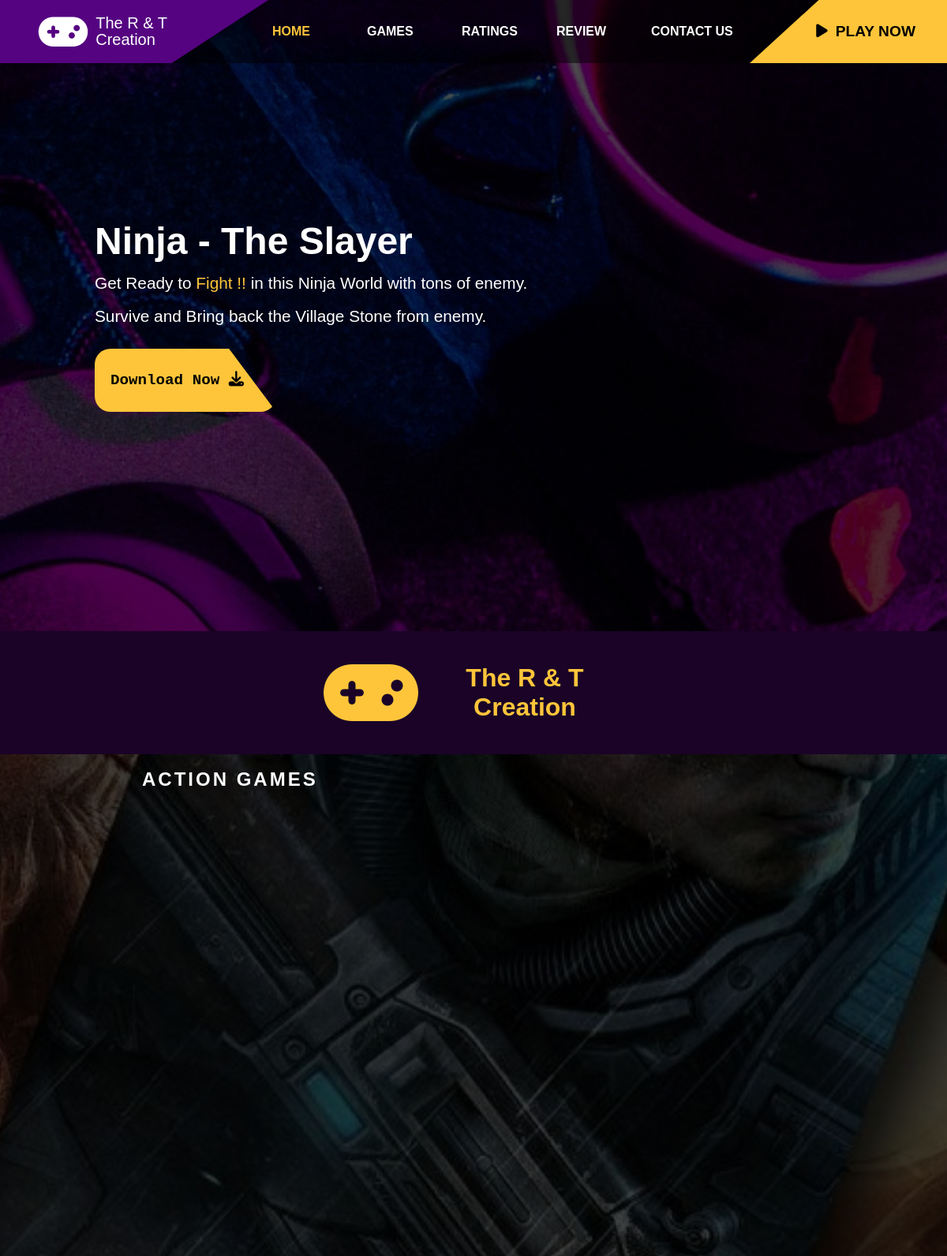
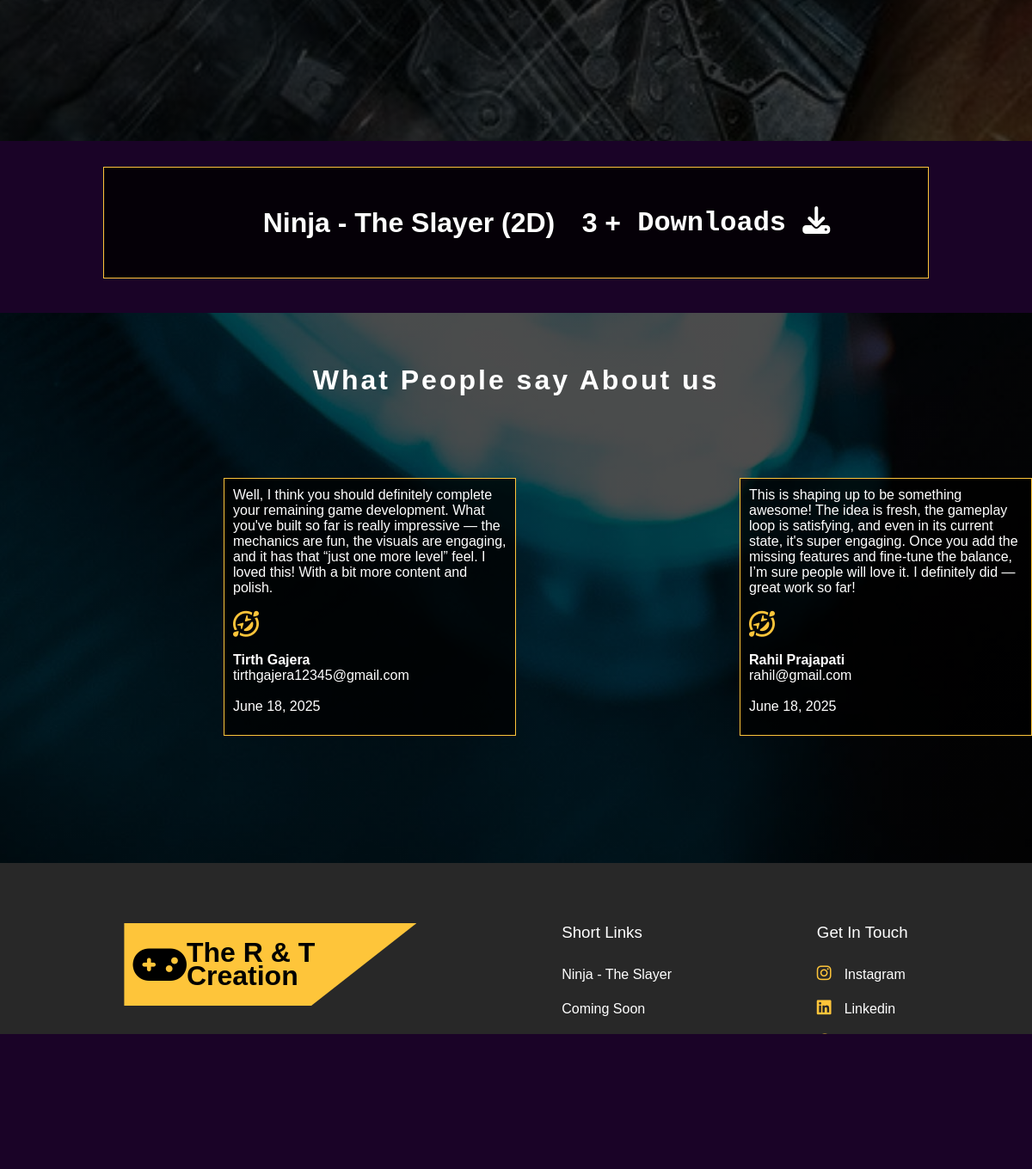
The page / on the database its author committed (2 pictures, top to bottom).
### app/models.py (models this page shows, shortened)
class VisitorCounter(models.Model):
    count = models.IntegerField(default=0)

class Reviews(models.Model):
    name = models.CharField(max_length=100)
    email = models.EmailField()
    desc = models.TextField()
    rating = models.IntegerField()
    date = models.DateField(auto_now_add=True)

### app/views.py (the view)
# urls.py: path('', views.index, name='home'),
def index(request):
    counter, created = VisitorCounter.objects.get_or_create(id=1)
    if request.method == "POST":
        counter.count += 1
        counter.save()
        return redirect("home")
    if not request.session.get('has_visited'):
        counter.count += 1
        counter.save()
        request.session['has_visited'] = True
    reviews = Reviews.objects.all()
    return render(request,'index.html',{'counter': counter,'reviews': reviews})

### app/templates/index.html (shortened to what this page needs)
{% load static %}
<html lang="en">
<head>
</head>
<body>
    <div class="container" id="container">
        <header>
            <div class="logo" style="width:340px;">
                <i class="fas fa-gamepad"></i>
                <p style="margin-right:40px">The R & T Creation</p>
            </div>
            <ul class="navbar">
                <li><a href="#" class="active">HOME</a></li>
                <li><a href="#section-1">GAMES</a></li>
                <li><a href="#section-3">RATINGS</a></li>
                <li><a href="{% url 'review' %}">REVIEW</a></li>
                <li><a href="{% url 'contact' %}">CONTACT US</a></li>
            </ul>
            <form method="POST">
                <button onclick="downloadFile()" type="submit" id="btn"><i class="fas fa-play" ></i>PLAY NOW</button>
            </form>
        </header>
        <div class="slider-container">
            <div class="slider">
                <div class="content-wrapper">
                    <div class="content-desc ">
                        <h1>Ninja - The Slayer</h1>
                        <p>Get Ready to <span>Fight !!</span> in this Ninja World with tons of enemy.</p>
                        <p>Survive and Bring back the Village Stone from enemy.</p>
                         <form method="POST">
                            <button onclick="downloadFile()" id="btn2" style="width:230px" ><pre>Download Now <i class="fas fa-download"></i></pre></button>
                        </form>
                    </div>
                    <div class="rakuto" id="rakuto1" style="margin-top:7%">
                    </div>
                </div>
            </div>
        </div>
    </div>
    <div class="logo-section" style="text-align:center">
        <i class="fas fa-gamepad"></i>
        <h1>The R & T Creation</h1>
    </div>
    <section class="section-1" id="section-1">
        <div class="section-1-wrapper">
            <br>
            <h1 style="color:white;font-weight:bold; letter-spacing:3px">ACTION GAMES</h1>
            <br>
            <div class="section-1-img">
                <a href="https://www.mediafire.com/file/no2si8ok2h2akaj/NinjaTheSlayerInstaller.exe/file" target="_blank"><div class="img img"></div></a>
                <a href="https://www.mediafire.com/file/no2si8ok2h2akaj/NinjaTheSlayerInstaller.exe/file" target="_blank"><div class="img img-222"></div></a>
            </div>
            <div class="section-1-img" style="margin-top:30px">
                <a href="{% url 'home' %}" style="pointer-events:none"><div class="img img-212" style="background:transparent"></div></a>
                <a href="{% url 'home' %}" style="pointer-events:none"><div class="img img-52" style="background:transparent"></div></a>
                <a href="https://store.steampowered.com/app/949230/Cities_Skylines_II/" target="_blank"><div class="img img-333"></div></a>
                <a href="https://store.steampowered.com/app/Phasmophobia/" target="_blank"><div class="img img-444"></div></a>
            </div>
        </div>
    </section>
    <section class="section-2" style="height:130px;display:flex;width:80%;margin-left:auto;margin-right:auto;margin-top:2.5%;justify-content:center;border:1px solid #FEC53A">
        <h1 style="width:50%;text-align:center;position:relative;z-index:1;margin-left:16%;">Ninja - The Slayer (2D)</h1>
        <div style="display:flex;flex-direction:row;align-items:center;text-align:center;width:50%;">
        <div style="text-align:center;margin-left:0%">
            <h2 style="color:white;font-size:2rem;animation: color-change 2s infinite;">
                {{counter.count}} +
            </h2>
        </div>
        <h1 style="text-align:center;color:white"><pre> Downloads <i class="fas fa-download"></i></pre></h1>
        </div>
    </section>
    <div class="section-3" id="section-3">
        <h1 style="color:white;font-weight:bold; letter-spacing:3px;margin-top:40px;padding-top:60px">What People say About us</h1>
        <div style="display:flex;flex-direction:row;flex-wrap:wrap;justify-content:center;">
        {% for review in reviews %}
        <div class="section-3-wrapper" style="margin-top:-35px">
            <div class="feedback"></div>
            <div class="feedback-desc" style="border:1px solid #FEC53A">
                <p>{{review.desc}}</p>
                <br>
                <i class="far fa-grin-squint-tears"></i><br>
                <br>
                <h4>{{review.name}}</h4>
                <div>{{review.email}}</div>
                <br>
                <div>{{review.date}}</div>
            </div>
        </div>
        {% endfor %}
    </div>
    </div>
    <footer style="height:300px">
        <div class="footer-body">
            <div class="logo footer-logo" style="width:340px">
                <i class="fas fa-gamepad"></i>
                <h1> The R & T Creation</h1>
            </div>
            <ul>
                <h3>Short Links</h3>
                <br>
                <li><a href="{% url 'home' %}">Ninja - The Slayer</a></li>
                <li><a href="{% url 'home' %}">Coming Soon</a></li>
                <li><a href="{% url 'home' %}">Coming Soon</a></li>
            </ul>
            <ul>
                <h3>Get In Touch</h3>
                <br>
                <li><a href="https://www.instagram.com/rahil.prajapati_?igsh=dHZheWp3c2kyODIy" target="_blank"><i class="fab fa-instagram"></i>Instagram</a></li>
                <li><a href="https://www.linkedin.com/in/tirth-gajera-1918a6244/" target="_blank"><i class="fab fa-linkedin"></i>Linkedin</a></li>
                <li><a href="mailto:tirthgajera2005@gmail.com" target="_blank"><i class="fab fa-google"></i>Gmail</a></li>
            </ul>
        </div>
    </footer>
    <div class="footer-bottom">
        <p>Copyright &copy; All Right Reserved | Designed <span>Tirth Gajera</span> 2025</p>
    </div>
</body>
</html>

### app/templates/index.html (style rules this page uses)
.fa, .fab, .fad, .fal, .far, .fas { -moz-osx-font-smoothing: grayscale; -webkit-font-smoothing: antialiased; display: inline-block; font-style: normal; font-variant: normal; text-rendering: auto; line-height: 1 }
.fa-download:before { content: "\f019" }
.fa-gamepad:before { content: "\f11b" }
.fa-google:before { content: "\f1a0" }
.fa-grin-squint-tears:before { content: "\f586" }
.fa-instagram:before { content: "\f16d" }
.fa-linkedin:before { content: "\f08c" }
.fa-play:before { content: "\f04b" }
.fab { font-family: "Font Awesome 5 Brands" }

### rows shown on the page
VisitorCounter: count "3"
Reviews: desc "Well, I think you should definitely complete your remaining game development. What you've built so far is really impressive — the mechanics are fun, the visuals are engaging, and it has that “just one more level” feel. I loved this! With a bit more content and polish.", name "Tirth Gajera", email "tirthgajera12345@gmail.com", date "June 18, 2025"
Reviews: desc "This is shaping up to be something awesome! The idea is fresh, the gameplay loop is satisfying, and even in its current state, it's super engaging. Once you add the missing features and fine-tune the balance, I’m sure people will love it. I definitely did — great work so far!", name "Rahil Prajapati", email "rahil@gmail.com", date "June 18, 2025"
